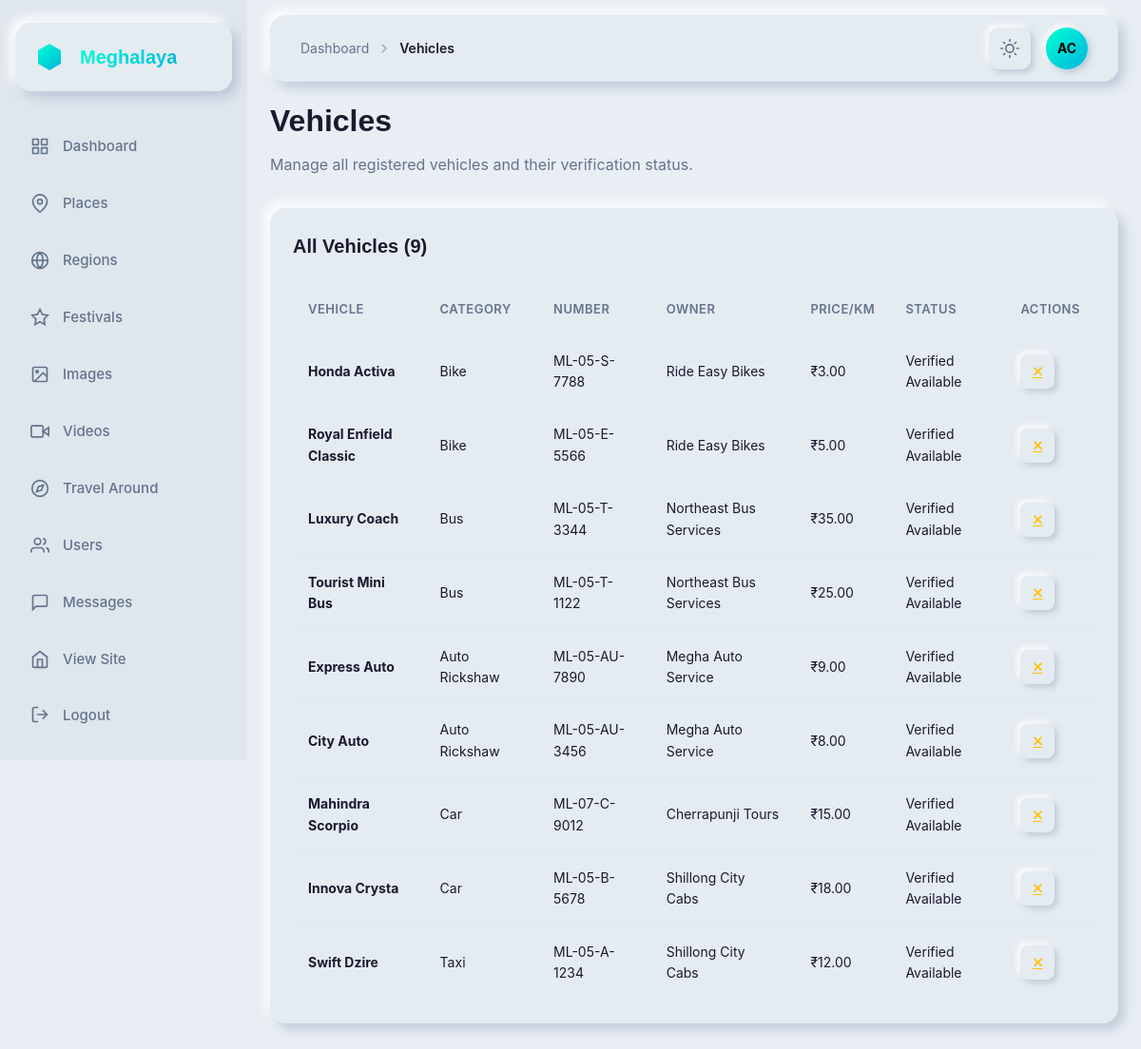
Screenshot of /dashboard/vehicles/ (signed in) with the database file from the repository.
### app/models.py (models this page shows, shortened)
class Vehicle(models.Model):
    VEHICLE_CATEGORIES = [
        ('rickshaw', 'Auto Rickshaw'),
        ('taxi', 'Taxi'),
        ('car', 'Car'),
        ('bus', 'Bus'),
        ('bike', 'Bike'),
    ]
    FUEL_TYPES = [
        ('petrol', 'Petrol'),
        ('diesel', 'Diesel'),
        ('cng', 'CNG'),
        ('electric', 'Electric'),
    ]
    owner = models.ForeignKey(VehicleOwner, on_delete=models.CASCADE, related_name='vehicles')
    category = models.CharField(max_length=20, choices=VEHICLE_CATEGORIES)
    vehicle_name = models.CharField(max_length=100, help_text='e.g., Maruti Swift, Honda Activa')
    vehicle_number = models.CharField(max_length=20, unique=True)
    vehicle_model = models.CharField(max_length=100, blank=True, null=True)
    fuel_type = models.CharField(max_length=20, choices=FUEL_TYPES, default='petrol')
    seating_capacity = models.PositiveIntegerField(default=4)
    ac_available = models.BooleanField(default=False)
    price_per_km = models.DecimalField(max_digits=10, decimal_places=2)
    base_fare = models.DecimalField(max_digits=10, decimal_places=2, default=0, help_text='Minimum fare')
    vehicle_photo_1 = models.ImageField(upload_to='vehicles/')
    vehicle_photo_2 = models.ImageField(upload_to='vehicles/', blank=True, null=True)
    vehicle_photo_3 = models.ImageField(upload_to='vehicles/', blank=True, null=True)
    registration_certificate = models.ImageField(upload_to='vehicles/documents/', blank=True, null=True)
    insurance_document = models.ImageField(upload_to='vehicles/documents/', blank=True, null=True)
    description = models.TextField(blank=True, null=True)
    is_available = models.BooleanField(default=True)
    is_verified = models.BooleanField(default=False)
    created_at = models.DateTimeField(auto_now_add=True)
    updated_at = models.DateTimeField(auto_now=True)
    class Meta:
        ordering = ['-created_at']

class VehicleOwner(models.Model):
    user = models.OneToOneField(User, on_delete=models.CASCADE, related_name='vehicle_owner_profile')
    business_name = models.CharField(max_length=200)
    owner_name = models.CharField(max_length=100)
    phone = models.CharField(max_length=15)
    alternate_phone = models.CharField(max_length=15, blank=True, null=True)
    email = models.EmailField()
    address = models.TextField()
    city = models.CharField(max_length=100, default='Shillong')
    profile_photo = models.ImageField(upload_to='vehicle_owners/', blank=True, null=True)
    id_proof = models.ImageField(upload_to='vehicle_owners/id_proofs/', blank=True, null=True)
    is_verified = models.BooleanField(default=False)
    is_active = models.BooleanField(default=True)
    upi_id = models.CharField(max_length=100, blank=True, null=True, help_text='UPI ID for payments')
    qr_code = models.ImageField(upload_to='vehicle_owners/qr_codes/', blank=True, null=True, help_text='Payment QR Code')
    created_at = models.DateTimeField(auto_now_add=True)
    updated_at = models.DateTimeField(auto_now=True)
    class Meta:
        ordering = ['-created_at']

### app/dashboard_views.py (the view)
# urls.py: path('vehicles/', dashboard_views.dashboard_vehicles, name='dashboard_vehicles'),
@login_required
@user_passes_test(is_staff_or_superuser)
def dashboard_vehicles(request):
    vehicles = Vehicle.objects.all().select_related('owner').order_by('-created_at')
    return render(request, 'dashboard/vehicles_list.html', {'vehicles': vehicles})

### app/context_processors.py (called while the page is built)
def navbar_context(request):
    placeName = cache.get('navbar_places')
    if placeName is None:
        placeName = list(MeghalayaImages.objects.values('name').exclude(
            name__in=["Cherrapunji", "Police Bazar", "Seven Sister Falls", "Dawki River", "Cathedral of Mary"]
        ).distinct())
        cache.set('navbar_places', placeName, 300)
    return {
        'placeName': placeName
    }

### app/dashboard_views.py (called while the page is built)
def is_staff_or_superuser(user):
    return user.is_staff or user.is_superuser

### templates/dashboard/vehicles_list.html (shortened to what this page needs)
{% extends 'dashboard/base.html' %}
{% block breadcrumb %}
<svg class="breadcrumb-separator" width="16" height="16" viewBox="0 0 24 24" fill="none" stroke="currentColor" stroke-width="2">
    <polyline points="9 18 15 12 9 6"></polyline>
</svg>
<span class="breadcrumb-current">Vehicles</span>
{% endblock %}
{% block content %}
<div class="title-section cascade-in">
    <h1 class="page-title">Vehicles</h1>
    <p class="page-subtitle">Manage all registered vehicles and their verification status.</p>
</div>
<div class="card nm-flat cascade-in">
    <div class="card-header">
        <h2 class="card-title">All Vehicles ({{ vehicles.count }})</h2>
    </div>
    <div class="table-container">
        <table class="data-table">
            <thead>
                <tr>
                    <th>Vehicle</th>
                    <th>Category</th>
                    <th>Number</th>
                    <th>Owner</th>
                    <th>Price/km</th>
                    <th>Status</th>
                    <th>Actions</th>
                </tr>
            </thead>
            <tbody>
                {% for vehicle in vehicles %}
                <tr>
                    <td><strong>{{ vehicle.vehicle_name }}</strong></td>
                    <td>{{ vehicle.get_category_display }}</td>
                    <td>{{ vehicle.vehicle_number }}</td>
                    <td>{{ vehicle.owner.business_name }}</td>
                    <td>₹{{ vehicle.price_per_km }}</td>
                    <td>
                        {% if vehicle.is_verified %}
                        <span class="status-badge status-success">Verified</span>
                        {% else %}
                        <span class="status-badge status-warning">Pending</span>
                        {% endif %}
                        {% if vehicle.is_available %}
                        <span class="status-badge status-info">Available</span>
                        {% else %}
                        <span class="status-badge status-danger">Unavailable</span>
                        {% endif %}
                    </td>
                    <td>
                        <div class="table-actions">
                            {% if not vehicle.is_verified %}
                            <a href="{% url 'dashboard_vehicle_verify' vehicle.pk %}?action=verify" class="action-btn nm-button" title="Verify" style="color: #28a745;">
                                <i class="fas fa-check"></i>
                            </a>
                            {% else %}
                            <a href="{% url 'dashboard_vehicle_verify' vehicle.pk %}?action=unverify" class="action-btn nm-button" title="Unverify" style="color: #ffc107;">
                                <i class="fas fa-times"></i>
                            </a>
                            {% endif %}
                        </div>
                    </td>
                </tr>
                {% empty %}
                <tr>
                    <td colspan="7" style="text-align: center; color: var(--text-muted);">No vehicles registered yet</td>
                </tr>
                {% endfor %}
            </tbody>
        </table>
    </div>
</div>
{% endblock %}

### templates/dashboard/base.html (shortened to what this page needs)
{% load static %}
<!DOCTYPE html>
<html lang="en">
<head>
    <link href="https://api.fontshare.com/v2/css?f[]=general-sans@600,700&f[]=satoshi@400,500&display=swap" rel="stylesheet">
    <link rel="stylesheet" href="{% static 'css/dashboard.css' %}">
    <link rel="stylesheet" href="https://cdnjs.cloudflare.com/ajax/libs/font-awesome/6.4.0/css/all.min.css">
</head>
<body>
    <aside class="sidebar">
        <div class="sidebar-inner">
            <div class="logo-container nm-flat">
                <div class="logo-icon">
                </div>
                <span class="logo-text">Meghalaya</span>
            </div>
            <nav class="sidebar-nav">
                <a href="{% url 'dashboard_home' %}" class="sidebar-link {% if request.resolver_match.url_name == 'dashboard_home' %}active{% endif %}">
                    <div class="sidebar-link-icon">
                    </div>
                    <span>Dashboard</span>
                </a>
                <a href="{% url 'dashboard_places' %}" class="sidebar-link {% if 'places' in request.resolver_match.url_name %}active{% endif %}">
                    <div class="sidebar-link-icon">
                        <svg width="20" height="20" viewBox="0 0 24 24" fill="none" stroke="currentColor" stroke-width="2">
                            <path d="M21 10c0 7-9 13-9 13s-9-6-9-13a9 9 0 0 1 18 0z"></path>
                            <circle cx="12" cy="10" r="3"></circle>
                        </svg>
                    </div>
                    <span>Places</span>
                </a>
                <a href="{% url 'dashboard_regions' %}" class="sidebar-link {% if 'regions' in request.resolver_match.url_name %}active{% endif %}">
                    <div class="sidebar-link-icon">
                        <svg width="20" height="20" viewBox="0 0 24 24" fill="none" stroke="currentColor" stroke-width="2">
                            <circle cx="12" cy="12" r="10"></circle>
                            <line x1="2" y1="12" x2="22" y2="12"></line>
                            <path d="M12 2a15.3 15.3 0 0 1 4 10 15.3 15.3 0 0 1-4 10 15.3 15.3 0 0 1-4-10 15.3 15.3 0 0 1 4-10z"></path>
                        </svg>
                    </div>
                    <span>Regions</span>
                </a>
                <a href="{% url 'dashboard_festivals' %}" class="sidebar-link {% if 'festivals' in request.resolver_match.url_name %}active{% endif %}">
                    <div class="sidebar-link-icon">
                        <svg width="20" height="20" viewBox="0 0 24 24" fill="none" stroke="currentColor" stroke-width="2">
                            <polygon points="12 2 15.09 8.26 22 9.27 17 14.14 18.18 21.02 12 17.77 5.82 21.02 7 14.14 2 9.27 8.91 8.26 12 2"></polygon>
                        </svg>
                    </div>
                    <span>Festivals</span>
                </a>
                <a href="{% url 'dashboard_images' %}" class="sidebar-link {% if 'images' in request.resolver_match.url_name %}active{% endif %}">
                    <div class="sidebar-link-icon">
                        <svg width="20" height="20" viewBox="0 0 24 24" fill="none" stroke="currentColor" stroke-width="2">
                            <rect x="3" y="3" width="18" height="18" rx="2" ry="2"></rect>
                            <circle cx="8.5" cy="8.5" r="1.5"></circle>
                            <polyline points="21 15 16 10 5 21"></polyline>
                        </svg>
                    </div>
                    <span>Images</span>
                </a>
                <a href="{% url 'dashboard_videos' %}" class="sidebar-link {% if 'videos' in request.resolver_match.url_name %}active{% endif %}">
                    <div class="sidebar-link-icon">
                        <svg width="20" height="20" viewBox="0 0 24 24" fill="none" stroke="currentColor" stroke-width="2">
                            <polygon points="23 7 16 12 23 17 23 7"></polygon>
                            <rect x="1" y="5" width="15" height="14" rx="2" ry="2"></rect>
                        </svg>
                    </div>
                    <span>Videos</span>
                </a>
                <a href="{% url 'dashboard_travel' %}" class="sidebar-link {% if 'travel' in request.resolver_match.url_name %}active{% endif %}">
                    <div class="sidebar-link-icon">
                        <svg width="20" height="20" viewBox="0 0 24 24" fill="none" stroke="currentColor" stroke-width="2">
                            <circle cx="12" cy="12" r="10"></circle>
                            <polygon points="16.24 7.76 14.12 14.12 7.76 16.24 9.88 9.88 16.24 7.76"></polygon>
                        </svg>
                    </div>
                    <span>Travel Around</span>
                </a>
                <a href="{% url 'dashboard_users' %}" class="sidebar-link {% if 'users' in request.resolver_match.url_name %}active{% endif %}">
                    <div class="sidebar-link-icon">
                        <svg width="20" height="20" viewBox="0 0 24 24" fill="none" stroke="currentColor" stroke-width="2">
                            <path d="M17 21v-2a4 4 0 0 0-4-4H5a4 4 0 0 0-4 4v2"></path>
                            <circle cx="9" cy="7" r="4"></circle>
                            <path d="M23 21v-2a4 4 0 0 0-3-3.87"></path>
                            <path d="M16 3.13a4 4 0 0 1 0 7.75"></path>
                        </svg>
                    </div>
                    <span>Users</span>
                </a>
                <a href="{% url 'dashboard_messages' %}" class="sidebar-link {% if 'message' in request.resolver_match.url_name %}active{% endif %}">
                    <div class="sidebar-link-icon">
                        <svg width="20" height="20" viewBox="0 0 24 24" fill="none" stroke="currentColor" stroke-width="2">
                            <path d="M21 15a2 2 0 0 1-2 2H7l-4 4V5a2 2 0 0 1 2-2h14a2 2 0 0 1 2 2z"></path>
                        </svg>
                    </div>
                    <span>Messages</span>
                </a>
            </nav>
            <div class="sidebar-footer">
                <a href="{% url 'home' %}" class="sidebar-link">
                    <div class="sidebar-link-icon">
                        <svg width="20" height="20" viewBox="0 0 24 24" fill="none" stroke="currentColor" stroke-width="2">
                            <path d="M3 9l9-7 9 7v11a2 2 0 0 1-2 2H5a2 2 0 0 1-2-2z"></path>
                            <polyline points="9 22 9 12 15 12 15 22"></polyline>
                        </svg>
                    </div>
                    <span>View Site</span>
                </a>
                <form method="post" action="{% url 'logout' %}" class="sidebar-logout-form">
                    <button type="submit" class="sidebar-link logout-btn">
                        <div class="sidebar-link-icon">
                            <svg width="20" height="20" viewBox="0 0 24 24" fill="none" stroke="currentColor" stroke-width="2" stroke-linecap="round" stroke-linejoin="round">
                                <path d="M9 21H5a2 2 0 0 1-2-2V5a2 2 0 0 1 2-2h4"></path>
                                <polyline points="16 17 21 12 16 7"></polyline>
                                <line x1="21" y1="12" x2="9" y2="12"></line>
                            </svg>
                        </div>
                        <span>Logout</span>
                    </button>
                </form>
            </div>
        </div>
    </aside>
    <main class="main-content">
        <header class="header nm-flat">
            <div class="header-left">
                <nav class="breadcrumb">
                    <a href="{% url 'dashboard_home' %}" class="breadcrumb-link">Dashboard</a>
                    {% block breadcrumb %}{% endblock %}
                </nav>
            </div>
            <div class="header-right">
                <button class="header-btn nm-button theme-toggle" aria-label="Toggle theme" id="themeToggle">
                </button>
                <div class="profile-avatar">
                    <span class="avatar-text">{{ user.username|slice:":2"|upper }}</span>
                </div>
            </div>
        </header>
        <div class="content-wrapper">
            {% block content %}{% endblock %}
        </div>
    </main>
</body>
</html>

### rows the page displays
Vehicle: vehicle_name "Honda Activa", category "Bike", vehicle_number "ML-05-S-7788", owner.business_name "Ride Easy Bikes", price_per_km "3.00", is_verified "Verified", is_available "Available"
Vehicle: vehicle_name "Royal Enfield Classic", category "Bike", vehicle_number "ML-05-E-5566", owner.business_name "Ride Easy Bikes", price_per_km "5.00", is_verified "Verified", is_available "Available"
Vehicle: vehicle_name "Luxury Coach", category "Bus", vehicle_number "ML-05-T-3344", owner.business_name "Northeast Bus Services", price_per_km "35.00", is_verified "Verified", is_available "Available"
Vehicle: vehicle_name "Tourist Mini Bus", category "Bus", vehicle_number "ML-05-T-1122", owner.business_name "Northeast Bus Services", price_per_km "25.00", is_verified "Verified", is_available "Available"
Vehicle: vehicle_name "Express Auto", category "Auto Rickshaw", vehicle_number "ML-05-AU-7890", owner.business_name "Megha Auto Service", price_per_km "9.00", is_verified "Verified", is_available "Available"
Vehicle: vehicle_name "City Auto", category "Auto Rickshaw", vehicle_number "ML-05-AU-3456", owner.business_name "Megha Auto Service", price_per_km "8.00", is_verified "Verified", is_available "Available"
Vehicle: vehicle_name "Mahindra Scorpio", category "Car", vehicle_number "ML-07-C-9012", owner.business_name "Cherrapunji Tours", price_per_km "15.00", is_verified "Verified", is_available "Available"
Vehicle: vehicle_name "Innova Crysta", category "Car", vehicle_number "ML-05-B-5678", owner.business_name "Shillong City Cabs", price_per_km "18.00", is_verified "Verified", is_available "Available"
Vehicle: vehicle_name "Swift Dzire", category "Taxi", vehicle_number "ML-05-A-1234", owner.business_name "Shillong City Cabs", price_per_km "12.00", is_verified "Verified", is_available "Available"

### other values shown
{{ user.username|slice:":2"|upper }} "AC"
{{ vehicles.count }} "9"
